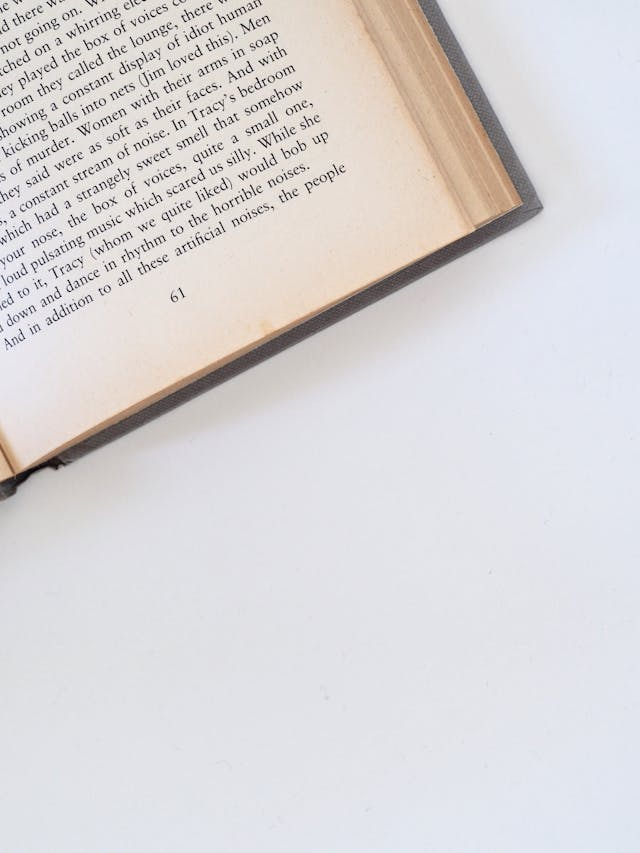
#> input picture ImgProcessing_Study/OpenCV/book.jpg, 640 x 853 px, found by its file name
$ python 14_img_Binarization01.py
#> lines starting #> are read from the running program, lines starting #| are printed output that depends on the picture; after the words box and inside, x2 and y2 are one past the last pixel; in counts of white or black regions, pixels touching at a corner belong together
'''
    이미지 변형(이진화)
    # 이진화 : 흰색과 검은색만으로로 나눔
'''
# # Threthold(=임계값) : 주어진 시간에 따라 기준이 변경
# # 3초면 가장 큰거거를 찾게됨, 10초면 큰거>중간 찾게됨
# # 시간이 길어질 수록 찾게되는 범위가 커진다
import cv2
img = cv2.imread('../ImgProcessing_Study/OpenCV/book.jpg',cv2.IMREAD_GRAYSCALE)
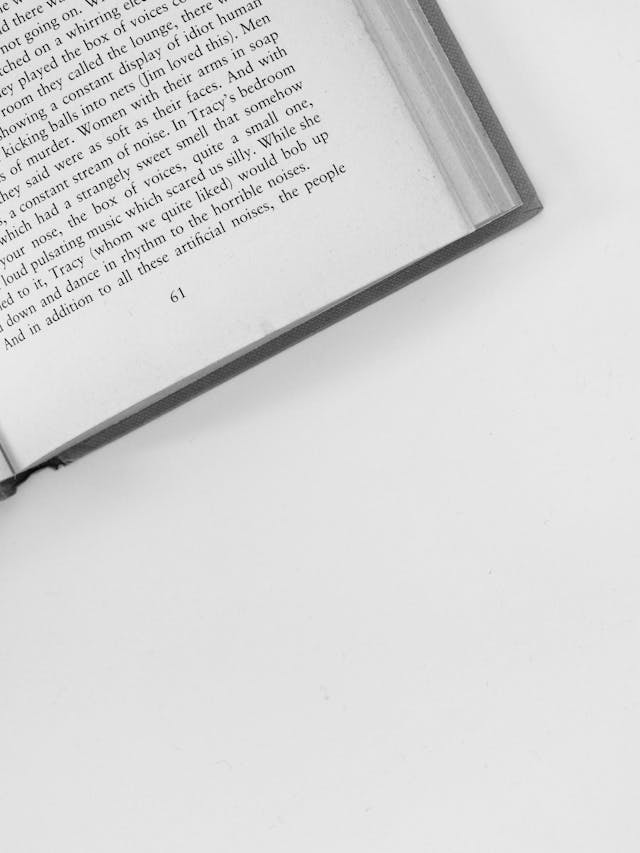
#> img: shape (853, 640); min 0, max 255, mean 216.3

#threshold(이미지 파일,임계값,임계값보다 클때 적용할 색상,cv2.THRESH_BINARY)
ret, binary = cv2.threshold(img,127,255,cv2.THRESH_BINARY)
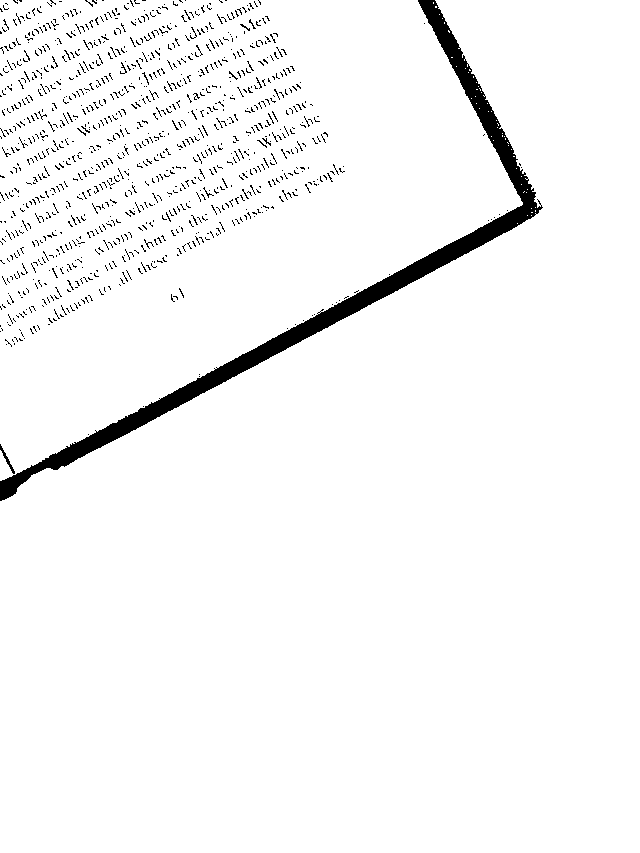
#> binary: shape (853, 640); 96.3% white; 1039 black regions (1029 under 20 px), largest, box (x1, y1, x2, y2) and area: (0, 0, 543, 501) 12826, (0, 444, 15, 474) 84, (120, 62, 127, 74) 26

cv2.imshow('img',img)
cv2.imshow('binary',binary)
cv2.waitKey(0)
cv2.destroyAllWindows()

''' Trackbar(값 변화에 따른 변형 확인) '''
import cv2
img = cv2.imread('../ImgProcessing_Study/OpenCV/book.jpg',cv2.IMREAD_GRAYSCALE)

def empty(pos):
    print(pos)
    pass

name = 'Trackbar'
cv2.namedWindow(name)

# createTrackbar(bar 이름 정의,윈도우 이름,임계값,최대값,값을 변경했을때 이벤트 처리)
cv2.createTrackbar('threshold',name,127,255,empty)

while True:
    thresh = cv2.getTrackbarPos('threshold',name) #bar 이름, 창의 이름
    ret, binary = cv2.threshold(img,thresh,255,cv2.THRESH_BINARY)
#> ret = 127

    if not ret:
        break

    cv2.imshow(name,binary)
    if cv2.waitKey(1) == ord('q'):
#> (key q is pressed here)
        break
cv2.destroyAllWindows()
